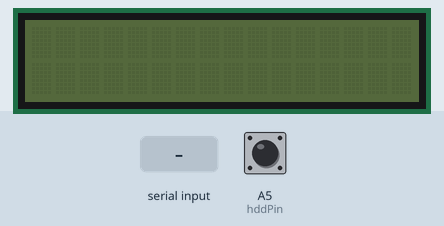
A sketch run on a simulated Arduino Uno, built with avr-gcc and run on an emulated ATmega328P. Parts: 16×2 character LCD. Inputs (shaded band) come from the test bench; at power-on: A5 (hddPin) HIGH.

Above: at 1.2 s.
1.3 s: "0" received over Serial
At 2.4 s:
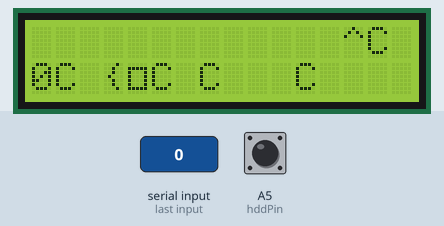
3.1 s: "1" received over Serial
At 3.7 s:
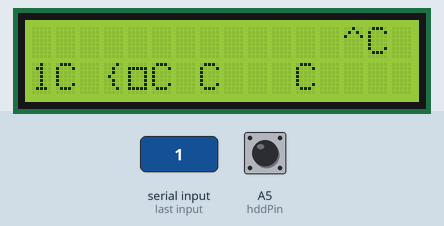
Timing chart, 0 to 6.1 s (numbered marks = the images above; inputs shaded):
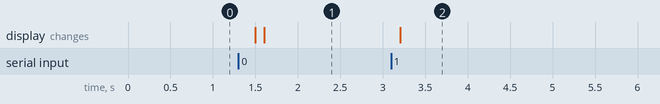

Measured:
- after the input at 1.3 s, the display: first changes after 0.20 s (image 1 shows a later state)
- after the input at 3.1 s, the display: changes after 0.11 s (image 2)

The sketch:

screenController.ino
```cpp
#include <LiquidCrystal.h>

// initialize the library with the numbers of the interface pins
LiquidCrystal lcd(2, 4, 8, 9, 10, 11);

int hddPin = A5;

char core0temp[] = "00";
char core1temp[] = "00";
char core2temp[] = "00";
char core3temp[] = "00";

char gpuTemp[] = "00";

bool hdd = false;
bool gpu = false;
bool cpu = false;

void setup() {
  Serial.begin(9600);
  while (!Serial) {
    delay(100); // wait for serial port to connect. Needed for native USB port only
  }
  pinMode(hddPin, INPUT_PULLUP); //We need to activate the internal pull up because hdd leds are ground triggered
                                 //Therefore we connect this pin to the HDD- front panel connector pin

}

void updateGpuData(char* data){
  strncpy(gpuTemp, ((const char*)data+8), 2);
  if(data[10] == '0'){
    gpu = true;
  }else{
    gpu = false;
  }
}


void updateCpuData(char* data){
    strncpy(core0temp, ((const char*)data+0), 2);
    strncpy(core1temp, ((const char*)data+2), 2);
    strncpy(core2temp, ((const char*)data+4), 2);
    strncpy(core3temp, ((const char*)data+6), 2);

    if(data[11] == '0')
      cpu = true;
    else
      cpu = false;
}

void updateHddStatus(){
  static short highCounter = 0;
  static short readCounter = 0;
  //We pool the disk activity line every 100ms
  //if we get at least one positive for every 1000ms
  //then turn the indicator on turn

  if(!digitalRead(hddPin)){
    highCounter++;
  }

  readCounter++;

  if(readCounter >= 10){
    if(highCounter > 0){
      hdd = true;
    }else{
      hdd = false;
    }
    highCounter = 0;
    readCounter = 0;
  }
}

void refreshDisplay(){
  static char lines[2][16] = {"               ", "               "};
  char newLines[2][16];
  char gpu_active[] = "   ";
  char cpu_active[] = "   ";
  char hdd_active[] = "   ";

  if(gpu)
    strncpy(gpu_active, "GPU", 3);

  if(cpu)
    strncpy(cpu_active, "CPU", 3);

  if(hdd)
    strncpy(hdd_active, "HDD", 3);


  snprintf(newLines[0], 16, "%s %s %s %sC", hdd_active, gpu_active, cpu_active, gpuTemp);
  snprintf(newLines[1], 16, "%sC %sC %sC %sC", core0temp, core1temp, core2temp, core3temp);

  for(int row=0; row<2; row++){
    for( int col = 0; col<16; col++){
      if(newLines[row][col]!=lines[row][col]){
        lcd.home();
        lcd.setCursor(col, row);
        lcd.write(newLines[row][col]);
        lines[row][col] = newLines[row][col];
      }
    }
  }

}

void loop() {
  static bool booting = true;
  char data[32];
  int i;

  i = 0;
  if (Serial.available()){
    delay(100);
    while (Serial.available() > 0 && i < 30) {
      data[i++] = Serial.read();
    }
  }

  updateHddStatus();

  if (i > 0) {
    if(booting){
      booting = false;
      //We only setup the lcd here because Serial communications cause the arduino to reboot
      //However if the screen has already been initialized it wont reboot causing it to receive
      //commands out of order wich produce garbage on the screen!
      //Since there is no way of resetting the screen by code we have to initialize the screen
      //only after serial communication is established
      lcd.begin(16, 2);
      lcd.clear();
      lcd.home();
    }

    data[i] = '\0';
    updateCpuData(data);
    updateGpuData(data);
    refreshDisplay(); //We only refresh the screen when we get data

  }
  delay(100); //This is the interval between pooling the hdd activity line
}
```
